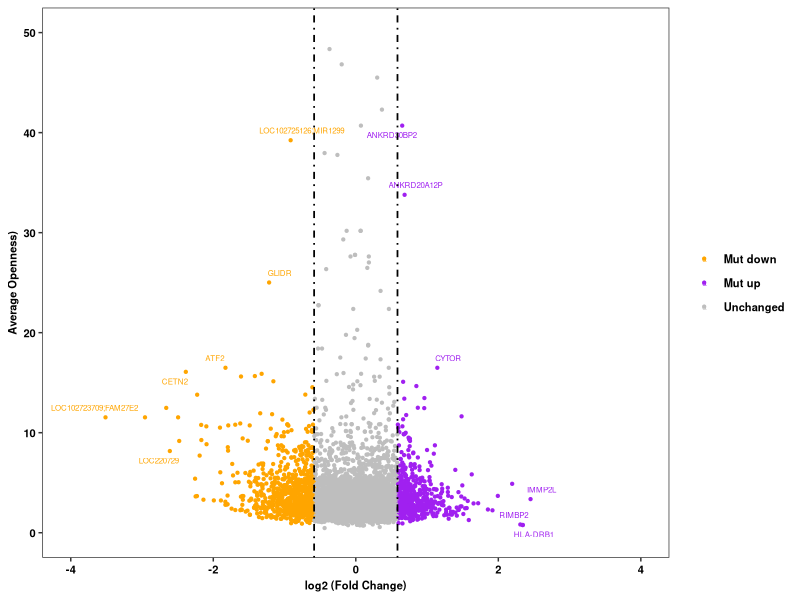

Write R code to recreate this figure.
library(ggplot2)
library(ggthemes)
# library(Cairo)
library(ggrepel)
# setwd('E:\\mine\\work\\pancreatic\\version3\\code\\Fig5\\C-volcano')
data=read.table("forplot.txt", sep='\t',head=T)

### 火山图
data$threshold = 'Unchanged'
data$threshold[(data$FC>1.5)]='Mut up'
data$threshold[(data$FC<1/1.5)]='Mut down'
genename=read.table('gene-20201129.txt',header=TRUE)

ll=as.character(genename$gene)
ll[ll=='0']=''
p=ggplot(data=data, aes(x=log(FC,2), y=opennes, colour=threshold, fill=threshold)) + 
 scale_color_manual(values=c('Mut up'="purple", 'Unchanged'="grey",'Mut down'="orange"))+
 geom_point(size=0.8) +geom_text_repel(aes(label = ll), size = 2)+
 xlim(c(-4, 4)) +
 ylim(c(0, 50)) +
 theme_bw() +
 geom_vline(xintercept=c(-log(1.5,2),log(1.5,2)),lty=4,lwd=0.6)+
 theme(legend.position="right",
 panel.grid=element_blank(),
 legend.title = element_blank(),
 legend.text= element_text(face="bold", color="black", size=8),
 plot.title = element_text(hjust = 0.5),
 axis.text.x = element_text(face="bold", color="black", size=8),
 axis.text.y = element_text(face="bold", color="black", size=8),
 axis.title.x = element_text(face="bold", color="black", size=8),
 axis.title.y = element_text(face="bold",color="black", size=8))+
 labs(x="log2 (Fold Change)",y="Average Openness)")
 library(grid)
pdf('vocano.pdf',width=4,height=3)
grid.draw(p)
dev.off()



